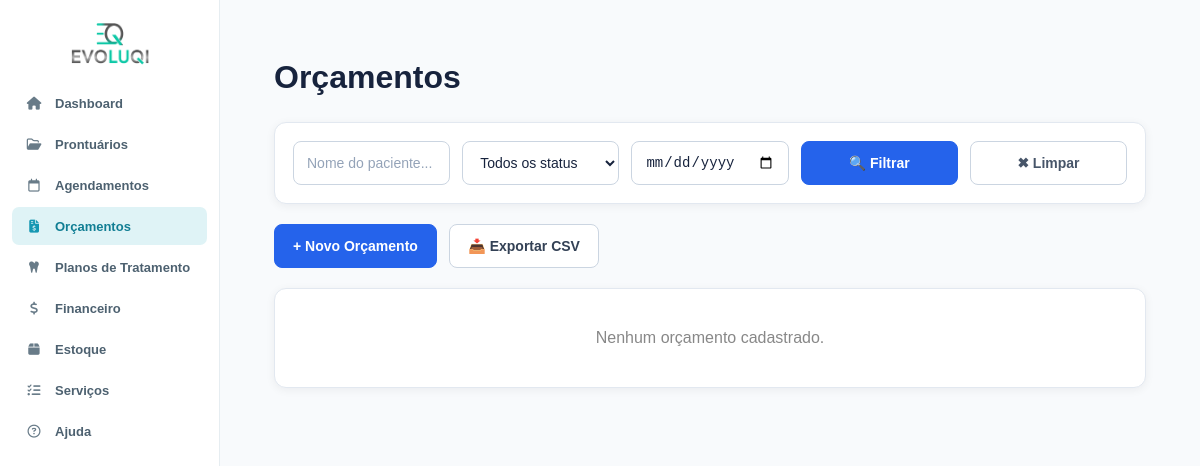
The page /orcamento.php (signed in) on the database as committed earlier.
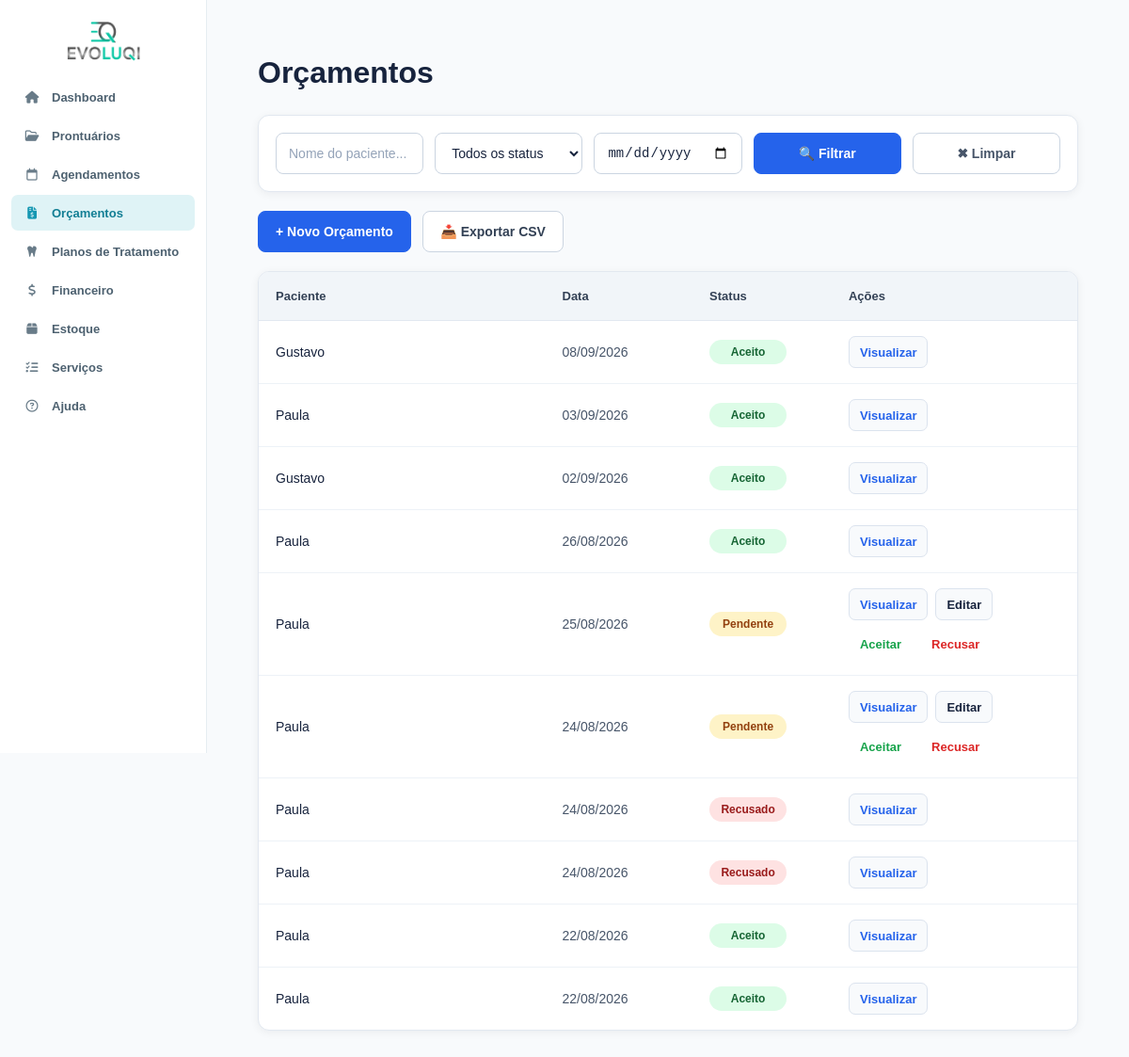
The same page on the database as committed later.
### tables this page shows
CREATE TABLE `orcamentos` (
  `id` int NOT NULL AUTO_INCREMENT,
  `paciente_id` int NOT NULL,
  `data_criacao` date NOT NULL,
  `validade` date NOT NULL,
  `status` enum('pendente','aceito','recusado') DEFAULT 'pendente',
  `observacoes` text,
  `created_at` timestamp NOT NULL DEFAULT CURRENT_TIMESTAMP,
  `agendamento_id` int DEFAULT NULL,
  PRIMARY KEY (`id`),
  KEY `paciente_id` (`paciente_id`),
  KEY `idx_orcamento_agendamento` (`agendamento_id`),
  CONSTRAINT `fk_orcamento_agendamento` FOREIGN KEY (`agendamento_id`) REFERENCES `agendamentos` (`id`) ON DELETE SET NULL,
  CONSTRAINT `orcamentos_ibfk_1` FOREIGN KEY (`paciente_id`) REFERENCES `prontuarios` (`id`) ON DELETE CASCADE
);

CREATE TABLE `prontuarios` (
  `id` int NOT NULL AUTO_INCREMENT,
  `paciente` varchar(255) NOT NULL,
  `nascimento` date NOT NULL,
  `sexo` enum('Masculino','Feminino','Outro') DEFAULT NULL,
  `estado_civil` varchar(50) DEFAULT NULL,
  `profissao` varchar(100) DEFAULT NULL,
  `rg` varchar(20) DEFAULT NULL,
  `cpf` varchar(14) DEFAULT NULL,
  `endereco` text,
  `cep` varchar(10) DEFAULT NULL,
  `telefone` varchar(20) DEFAULT NULL,
  `email` varchar(255) DEFAULT NULL,
  `observacoes` text,
  `tratamento_odonto` text,
  `tratamento_medico` text,
  `medicamento_continuo` text,
  `alergia_medicamento` text,
  `alergia_outras` text,
  `problemas_saude` text,
  `gravida_meses` varchar(10) DEFAULT NULL,
  `fuma_tempo` varchar(50) DEFAULT NULL,
  `fuma_cigarros_dia` varchar(20) DEFAULT NULL,
  `bebida_frequencia` varchar(100) DEFAULT NULL,
  `drogas_uso` text,
  `doencas_transmissiveis` text,
  `cancer_familiar` text,
  `tratamento_cancer` text,
  `created_at` timestamp NOT NULL DEFAULT CURRENT_TIMESTAMP,
  `termo_consentimento_aceito` tinyint(1) NOT NULL DEFAULT '0',
  `termo_consentimento_aceito_em` datetime DEFAULT NULL,
  PRIMARY KEY (`id`),
  UNIQUE KEY `uq_prontuarios_cpf` (`cpf`)
);

### orcamento.php (the view, shortened to what this page needs)
<?php
require_once 'conexao/conexao.php';
$busca    = trim($_GET['busca'] ?? '');
$status   = $_GET['status'] ?? '';
$data_ini = $_GET['data_ini'] ?? '';
$data_fim = $_GET['data_fim'] ?? '';
$params = [];
$sql = "
    SELECT
        o.id,
        o.status,
        o.data_criacao,
        p.paciente
    FROM orcamentos o
    JOIN prontuarios p ON o.paciente_id = p.id
";
$sql .= " ORDER BY o.data_criacao DESC";
$stmt = $pdo->prepare($sql);
$stmt->execute($params);
$orcamentos = $stmt->fetchAll();
?>
<!DOCTYPE html>
<html lang="pt-BR">
<head>
    <link rel="stylesheet" href="css/global.css">
    <link rel="stylesheet" href="css/variables.css">
    <link rel="stylesheet" href="css/layout.css">
    <link rel="stylesheet" href="css/navbar.css">
    <link rel="stylesheet" href="css/orcamento.css">
    <link
        rel="stylesheet"
        href="https://cdnjs.cloudflare.com/ajax/libs/font-awesome/6.5.2/css/all.min.css">
</head>
<body>
    <?php include 'navbar.php'; ?>
    <div class="content">
        <div class="container">
            <h1>Orçamentos</h1>
            <div class="filter-bar">
                <form method="GET" class="filter-form">
                    <input type="text" name="busca" placeholder="Nome do paciente..." value="<?= htmlspecialchars($busca) ?>">
                    <select name="status">
                        <option value="">Todos os status</option>
                    </select>
                    <input type="date" name="data_ini" value="<?= htmlspecialchars($data_ini) ?>" title="Data inicial">
                    <button type="submit" class="btn-filter">🔍 Filtrar</button>
                    <a href="orcamento" class="btn-reset">✖ Limpar</a>
                </form>
            </div>
            <a href="novo_orcamento" class="btn-add">+ Novo Orçamento</a>
            <a href="<?= '?' . http_build_query(array_merge($_GET, ['exportar' => '1'])) ?>" class="btn-exportar">📥 Exportar CSV</a>
            <?php if (empty($orcamentos)): ?>
                <p style="text-align:center; padding:40px; color:#888;">
                    <?= ($busca !== '' || $status !== '' || $data_ini !== '' || $data_fim !== '')
                        ? 'Nenhum orçamento encontrado com os filtros aplicados.'
                        : 'Nenhum orçamento cadastrado.'
                    ?>
                </p>
            <?php else: ?>
                <table>
                    <thead>
                        <tr>
                            <th>Paciente</th>
                            <th>Data</th>
                            <th>Status</th>
                            <th>Ações</th>
                        </tr>
                    </thead>
                    <tbody>
                        <?php foreach ($orcamentos as $o): ?>
                            <tr>
                                <td><?= htmlspecialchars($o['paciente']) ?></td>
                                <td><?= date('d/m/Y', strtotime($o['data_criacao'])) ?></td>
                                <td>
                                    <span class="status-badge status-<?= htmlspecialchars($o['status']) ?>">
                                        <?= ucfirst(htmlspecialchars($o['status'])) ?>
                                    </span>
                                </td>
                                <td class="acoes">
                                    <a href="visualizar_orcamento.php?id=<?= $o['id'] ?>">Visualizar</a>
                                    <?php if ($o['status'] == 'pendente'): ?>
                                        <a href="editar_orcamento.php?id=<?= $o['id'] ?>" style="color:var(--roxo-medio);">Editar</a>
                                        <form method="POST" action="aceitar_orcamento.php" style="display:inline;"
                                            onsubmit="return confirm('Aceitar este orçamento?')">
                                            <button type="submit"
                                                style="color:var(--verde); background:none; border:0; cursor:pointer;">
                                                Aceitar
                                            </button>
                                        </form>
                                        <form method="POST" action="recusar_orcamento.php" style="display:inline;"
                                            onsubmit="return confirm('Recusar este orçamento?')">
                                            <button type="submit"
                                                style="color:var(--vermelho); background:none; border:0; cursor:pointer;">
                                                Recusar
                                            </button>
                                        </form>
                                    <?php endif; ?>
                                </td>
                            </tr>
                        <?php endforeach; ?>
                    </tbody>
                </table>
            <?php endif; ?>
        </div>
    </div>
</body>
</html>

Rows that differ between the two databases and show on the page:
added orcamentos: paciente.paciente "Gustavo", data_criacao "08/09/2026", status "Aceito"
added orcamentos: paciente.paciente "Paula", data_criacao "03/09/2026", status "Aceito"
added orcamentos: paciente.paciente "Gustavo", data_criacao "02/09/2026", status "Aceito"
added orcamentos: paciente.paciente "Paula", data_criacao "26/08/2026", status "Aceito"
added orcamentos: paciente.paciente "Paula", data_criacao "25/08/2026", status "Pendente"
added orcamentos: paciente.paciente "Paula", data_criacao "24/08/2026", status "Pendente"
added orcamentos: paciente.paciente "Paula", data_criacao "24/08/2026", status "Recusado"
added orcamentos: paciente.paciente "Paula", data_criacao "24/08/2026", status "Recusado"
added orcamentos: paciente.paciente "Paula", data_criacao "22/08/2026", status "Aceito"
added orcamentos: paciente.paciente "Paula", data_criacao "22/08/2026", status "Aceito"
Other text that changed with them:
text no longer shown: "Nenhum orçamento cadastrado."
text now shown: "Paciente Data Status Ações"
